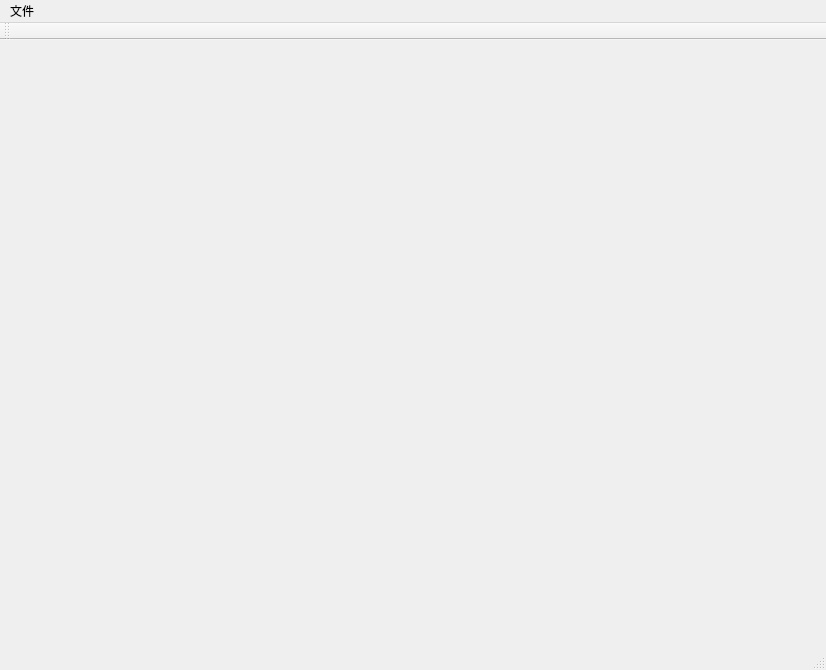
<?xml version="1.0" encoding="UTF-8"?>
<ui version="4.0">
 <class>CalibDemo</class>
 <widget class="QMainWindow" name="CalibDemo">
  <property name="geometry">
   <rect>
    <x>0</x>
    <y>0</y>
    <width>826</width>
    <height>670</height>
   </rect>
  </property>
  <property name="windowTitle">
   <string>CalibDemo</string>
  </property>
  <widget class="QWidget" name="centralWidget"/>
  <widget class="QMenuBar" name="menuBar">
   <property name="geometry">
    <rect>
     <x>0</x>
     <y>0</y>
     <width>826</width>
     <height>23</height>
    </rect>
   </property>
   <widget class="QMenu" name="menu">
    <property name="title">
     <string>文件</string>
    </property>
    <addaction name="action"/>
   </widget>
   <addaction name="menu"/>
  </widget>
  <widget class="QToolBar" name="mainToolBar">
   <attribute name="toolBarArea">
    <enum>TopToolBarArea</enum>
   </attribute>
   <attribute name="toolBarBreak">
    <bool>false</bool>
   </attribute>
  </widget>
  <widget class="QStatusBar" name="statusBar"/>
  <action name="action">
   <property name="text">
    <string>打开标定文件</string>
   </property>
  </action>
 </widget>
 <layoutdefault spacing="6" margin="11"/>
 <resources/>
 <connections/>
</ui>
